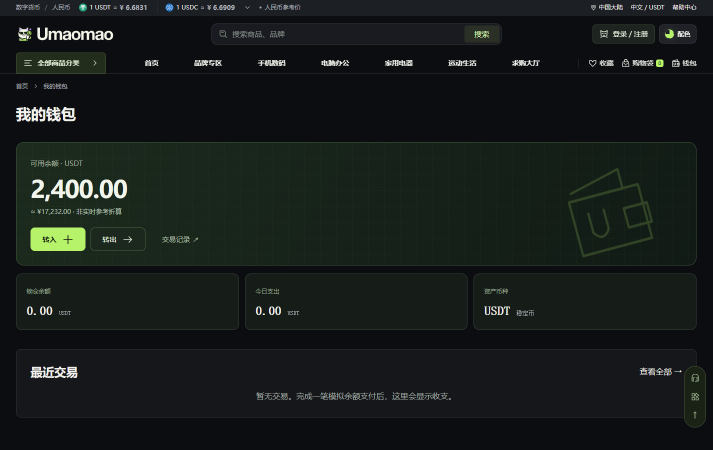
#> input picture qa/v47/2026-10-15/windows-followup/reference-wallet-1440.png, 1425 x 900 px (shown at 1/2 size); the run also reads 2 pictures not shown here
$ python compare-captures.py
#> lines starting #> are read from the running program, lines starting #| are printed output that depends on the picture
"""Compare the captured wallet PNGs without rescaling, masking or alignment edits.

Run with the existing bundled Python/Pillow. Files resolve beside this script.
Only the current reference-wallet-1440.png is used: the older reference repeat
has not been verified as the same state and is deliberately excluded.
"""

from __future__ import annotations

import hashlib
import json
from pathlib import Path

from PIL import Image, ImageChops


ROOT = Path(__file__).resolve().parent
MAIN_CROP = (32, 148, 1393, 858)  # PIL bounds: right/bottom are exclusive.
AMOUNT_BUTTONS_CROP = (48, 300, 500, 515)
CAPTURE_PIXELS = (1425, 900)
FILES = {
    "reference": "reference-wallet-1440.png",
    "implementation": "implementation-wallet-after-1440.png",
    "implementationRepeat": "implementation-wallet-repeat-1440.png",
}


def load_capture(name: str) -> Image.Image:
    path = ROOT / FILES[name]
    with Image.open(path) as image:
        image.load()
        if image.size != CAPTURE_PIXELS:
            raise ValueError(f"{path.name}: expected {CAPTURE_PIXELS}, got {image.size}")
        if image.mode not in ("RGB", "RGBA"):
            raise ValueError(f"{path.name}: unsupported mode {image.mode}; no conversion is applied")
        return image.copy()


def bounds(points: list[dict], key: str) -> list[int] | None:
    if not points:
        return None
    xs = [point[key][0] for point in points]
    ys = [point[key][1] for point in points]
    return [min(xs), min(ys), max(xs) + 1, max(ys) + 1]


def pixels(image: Image.Image):
    # Pillow renamed getdata in newer bundles; retain compatibility with older installs.
    return getattr(image, "get_flattened_data", image.getdata)()


def analyze(left: Image.Image, right: Image.Image, crop: tuple[int, ...]) -> tuple[Image.Image, dict]:
    if left.mode != right.mode or left.size != right.size:
        raise ValueError("Captures must have identical mode and dimensions; no normalization is applied")
    first, second = left.crop(crop), right.crop(crop)
    difference = ImageChops.difference(first, second)
    channels = list(first.getbands())
    width = first.width
    changed = []
    for index, (delta, a, b) in enumerate(zip(pixels(difference), pixels(first), pixels(second))):
        if any(delta):
            x, y = index % width, index // width
            changed.append({
                "cropCoordinate": [x, y],
                "captureCoordinate": [x + crop[0], y + crop[1]],
                "left": list(a),
                "right": list(b),
                "absoluteChannelDifference": dict(zip(channels, delta)),
            })
    return difference, {
        "crop": list(crop),
        "cropPixels": list(first.size),
        "channels": channels,
        "maximumAbsoluteDifferencePerChannel": dict(zip(channels, [high for low, high in difference.getextrema()])),
        "changedPixelCount": len(changed),
        "changedChannelValueCount": sum(sum(value != 0 for value in point["absoluteChannelDifference"].values()) for point in changed),
        "differenceBoundsInCrop": bounds(changed, "cropCoordinate"),
        "differenceBoundsInCapture": bounds(changed, "captureCoordinate"),
        "changedPixels": changed,
    }


def side_by_side(left: Image.Image, right: Image.Image, crop: tuple[int, ...], filename: str) -> None:
    first, second = left.crop(crop), right.crop(crop)
    result = Image.new(first.mode, (first.width + second.width, first.height))
    result.paste(first, (0, 0))
    result.paste(second, (first.width, 0))
    result.save(ROOT / filename)


def main() -> None:
    captures = {key: load_capture(key) for key in FILES}
#> in load_capture, image is the input picture: PIL image 1425x900 RGB; mean R, G, B 23, 28.3, 26.4
#> captures = 3 items
    reference, implementation, repeat = (captures[key] for key in FILES)
    diff, comparison = analyze(reference, implementation, MAIN_CROP)
#> in analyze, `first, second = left.crop(crop), right.crop(crop)`:
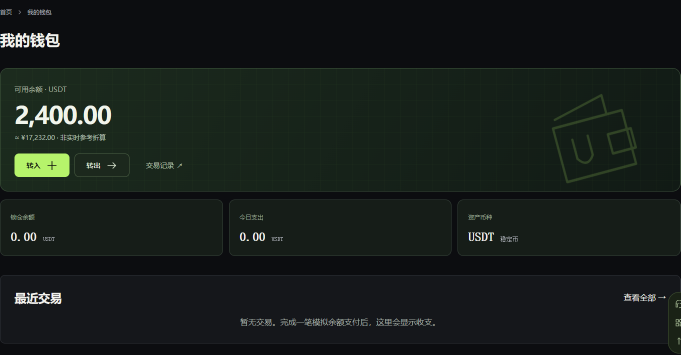
#> first: PIL image 1361x710 RGB (shown at 1/2 size); mean R, G, B 23, 29.3, 26
#> in analyze, `channels = list(first.getbands())`: channels = ['R', 'G', 'B']
#> after the loop in analyze, `for index, (delta, a, b) in enumerate(zip(pixels(difference), pixels(f..`: changed = 2 items
#> in bounds, `xs = [point[key][0] for point in points]`: xs = [1221, 1158]
#> in bounds, `ys = [point[key][1] for point in points]`: ys = [285, 323]
#> comparison = 9 items
    repeat_diff, repeat_comparison = analyze(implementation, repeat, MAIN_CROP)
#> in analyze (call 2), `difference = ImageChops.difference(first, second)`: difference: PIL image 1361x710 RGB; every value is 0
#> repeat_comparison = 9 items
    _, amount_comparison = analyze(reference, implementation, AMOUNT_BUTTONS_CROP)
#> call 3 of analyze, with crop = (48, 300, 500, 515)
#> in analyze (call 3), `first, second = left.crop(crop), right.crop(crop)`:
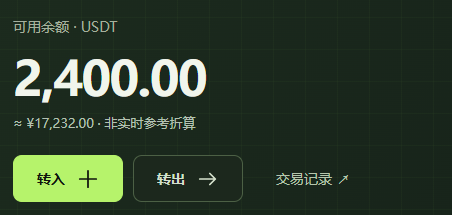
#> first: PIL image 452x215 RGB; mean R, G, B 44.5, 60.3, 42.4
#> in analyze (call 3), `difference = ImageChops.difference(first, second)`: difference: PIL image 452x215 RGB; every value is 0
#> the loop in analyze (call 3), `for index, (delta, a, b) in enumerate(zip(pixels(difference), pixels(f..` made 97180 passes
#> b on passes 1 to 3: (28, 43, 30), (28, 43, 30), (28, 43, 30)
#> amount_comparison = 9 items
    diff.save(ROOT / "diff-wallet-main-native-1440.png")
    repeat_diff.save(ROOT / "diff-wallet-implementation-repeat-native-1440.png")
    side_by_side(reference, implementation, MAIN_CROP, "compare-wallet-main-native-1440.png")
#> in side_by_side, `result = Image.new(first.mode, (first.width + second.width, first.heig..`: result: PIL image 2722x710 RGB; every value is 0
#> in side_by_side, `result.paste(first, (0, 0))`:
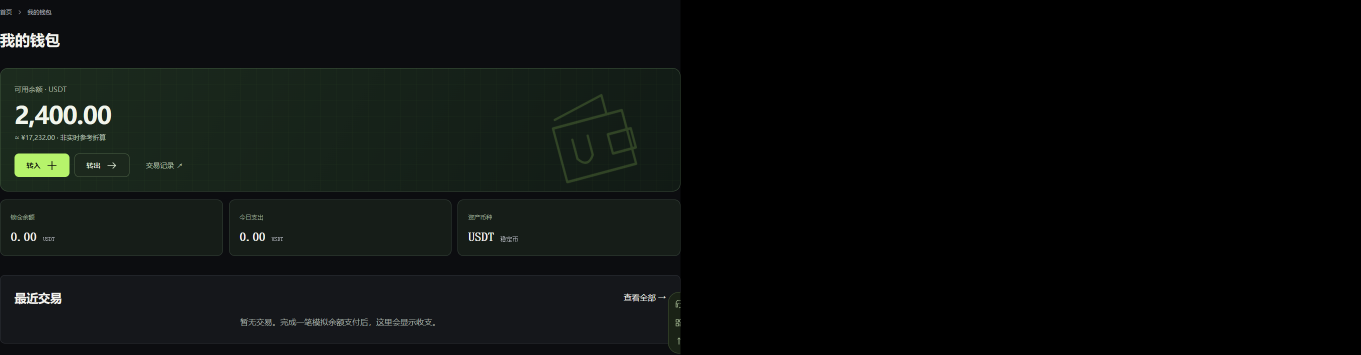
#> result: PIL image 2722x710 RGB (shown at 1/2 size); mean R, G, B 11.5, 14.6, 13
#> in side_by_side, `result.paste(second, (first.width, 0))`:
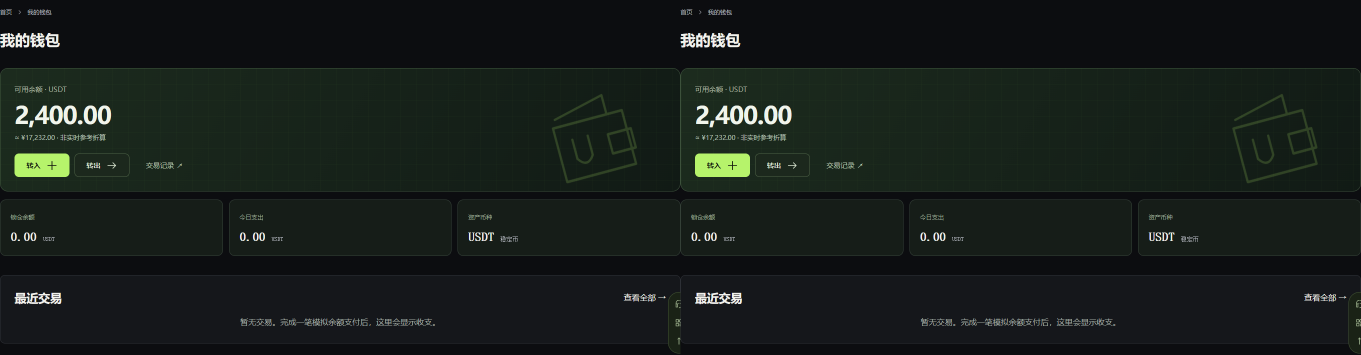
#> result: PIL image 2722x710 RGB (shown at 1/2 size); mean R, G, B 23, 29.3, 26
    side_by_side(implementation, repeat, MAIN_CROP, "compare-wallet-repeat-native-1440.png")
    side_by_side(reference, implementation, AMOUNT_BUTTONS_CROP, "compare-wallet-amount-buttons-native-1440.png")
#> call 3 of side_by_side, with crop = (48, 300, 500, 515)
#> in side_by_side (call 3), `result = Image.new(first.mode, (first.width + second.width, first.heig..`: result: PIL image 904x215 RGB; every value is 0
#> in side_by_side (call 3), `result.paste(first, (0, 0))`:
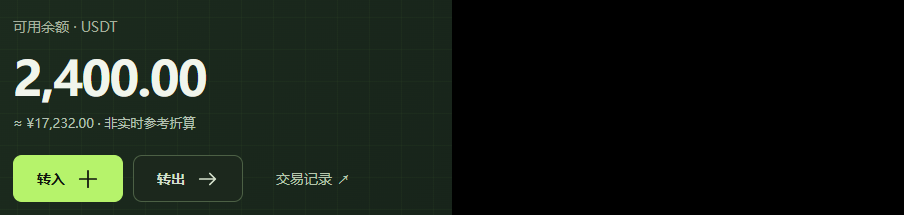
#> result: PIL image 904x215 RGB; mean R, G, B 22.3, 30.2, 21.2
#> in side_by_side (call 3), `result.paste(second, (first.width, 0))`:
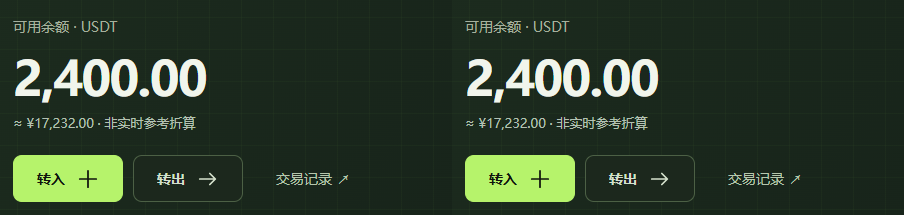
#> result: PIL image 904x215 RGB; mean R, G, B 44.5, 60.3, 42.4

    report = {
        "scope": "MEME wallet deterministic visible main; no inference about other routes, states or production asset supplements.",
        "cssViewport": [1440, 900],
        "dpr": 1,
        "capturePixels": list(CAPTURE_PIXELS),
        "captureNote": "Native capture excludes the 15px vertical scrollbar; dimensions are recorded, never rescaled.",
        "processing": {"rescale": False, "mask": None, "alignmentShift": None, "colorConversion": None},
        "inputs": {key: {"filename": filename, "mode": captures[key].mode,
                         "sha256": hashlib.sha256((ROOT / filename).read_bytes()).hexdigest()} for key, filename in FILES.items()},
        "referenceVersusImplementation": comparison,
        "implementationRepeat": repeat_comparison,
        "amountAndButtons": amount_comparison,
        "referenceRepeat": {"verified": False, "used": False,
                            "reason": "A matching-state repeated reference capture was not successfully collected; the older reference-wallet-repeat-1440.png is excluded."},
        "computedEvidence": {"desktopNodes": 10, "desktopDifferences": 0, "mobileCssWidth": 375, "mobileDifferences": 0,
                             "source": "Root Chrome computed-style comparison; separate from these raster calculations."},
        "interpretation": "Counts, channel magnitudes and coordinates describe this sample only. No restoration percentage or full-page/site acceptance is claimed.",
        "outputs": ["compare-wallet-main-native-1440.png", "diff-wallet-main-native-1440.png",
                    "compare-wallet-repeat-native-1440.png", "diff-wallet-implementation-repeat-native-1440.png",
                    "compare-wallet-amount-buttons-native-1440.png"],
    }
    output = ROOT / "wallet-capture-analysis.json"
    output.write_text(json.dumps(report, ensure_ascii=False, indent=2) + "\n", encoding="utf-8")
    print(json.dumps({
        "report": output.name,
        "changedPixelCount": comparison["changedPixelCount"],
        "maximumAbsoluteDifferencePerChannel": comparison["maximumAbsoluteDifferencePerChannel"],
        "implementationRepeatChangedPixelCount": repeat_comparison["changedPixelCount"],
        "amountButtonsChangedPixelCount": amount_comparison["changedPixelCount"],
    }, ensure_ascii=False))
#| {"report": "wallet-capture-analysis.json", "changedPixelCount": 2, "maximumAbsoluteDifferencePerChannel": {"R": 1, "G": 1, "B": 1}, "implementationRepeatChangedPixelCount": 0, "amountButtonsChangedPixelCount": 0}


if __name__ == "__main__":
    main()
